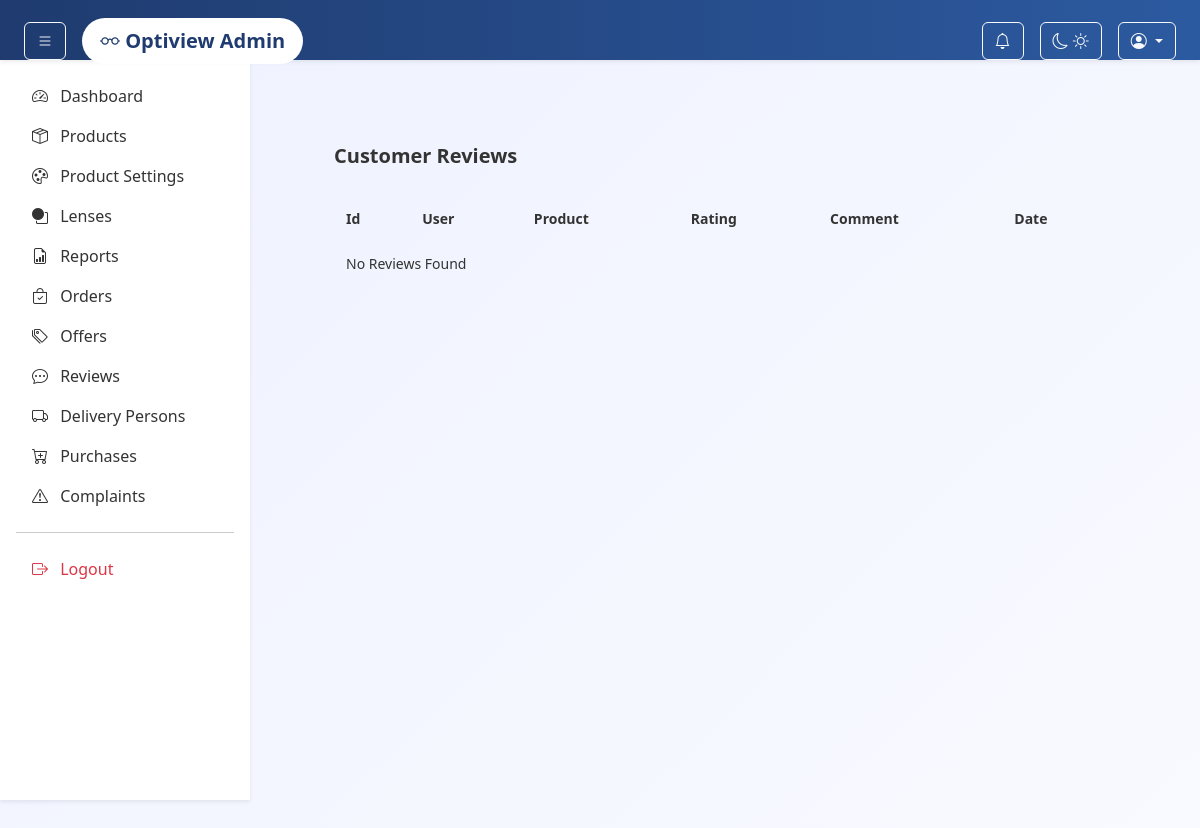
The app's page /admin-panel/reviews/, older data.
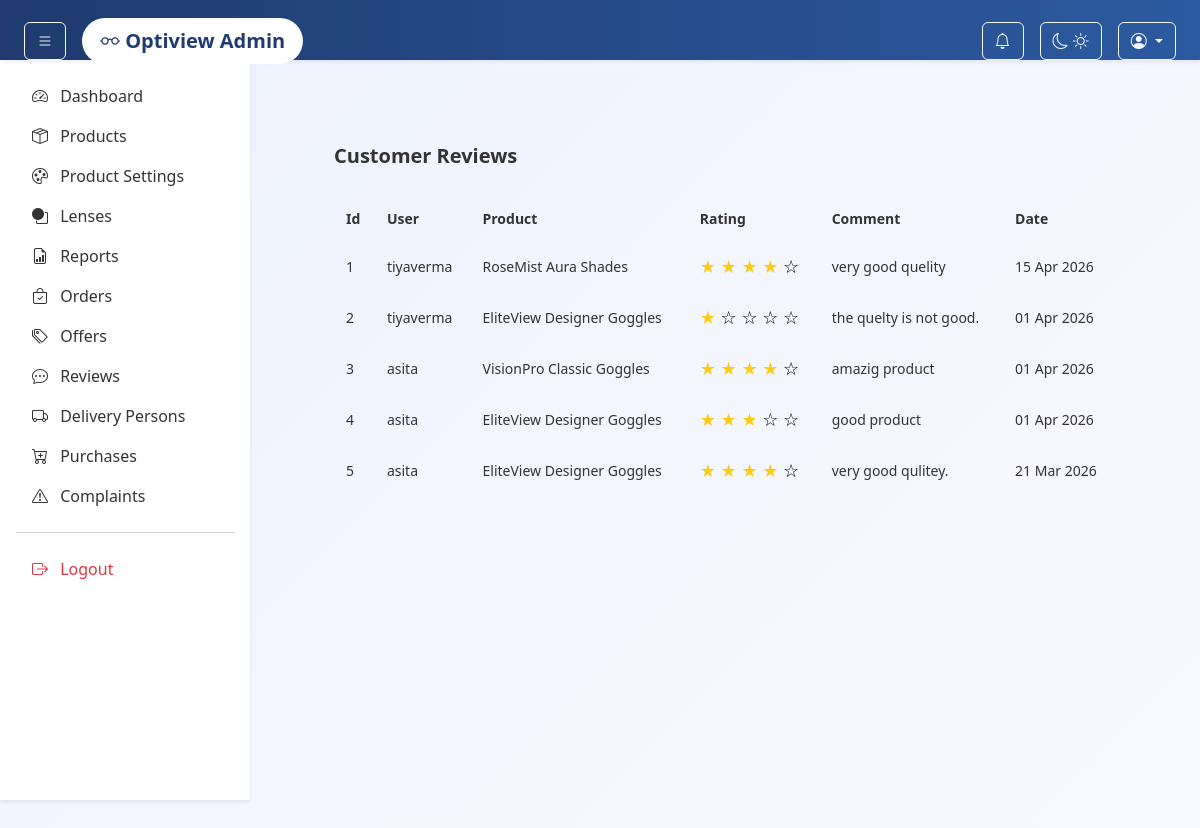
The same page, newer data.
### adminpanel/models.py (models this page shows, shortened)
class Review(models.Model):
    product = models.ForeignKey(Product, on_delete=models.CASCADE, related_name="reviews")
    user = models.ForeignKey(User, on_delete=models.CASCADE)
    rating = models.PositiveIntegerField()
    comment = models.TextField()
    created_at = models.DateTimeField(auto_now_add=True)

class Product(models.Model):
    category = models.ForeignKey(Category, on_delete=models.CASCADE)
    subcategory = models.ForeignKey(SubCategory, on_delete=models.CASCADE)
    brand = models.ForeignKey(Brand, on_delete=models.SET_NULL, null=True)
    name = models.CharField(max_length=200)
    description = models.TextField()
    material = models.ForeignKey(
    Material,
    on_delete=models.SET_NULL,
    null=True,
    blank=True
)
    price = models.DecimalField(max_digits=10, decimal_places=2)
    frame_type = models.ForeignKey(FrameType, on_delete=models.SET_NULL,blank=True, null=True)
    frame_shape = models.ForeignKey(FrameShape, on_delete=models.SET_NULL, null=True, blank=True)
    is_featured = models.BooleanField(default=False)
    is_active = models.BooleanField(default=True)
    created_at = models.DateTimeField(auto_now_add=True)
    class Meta:
        ordering = ["-created_at"]

### adminpanel/views.py (the view)
# urls.py: path("reviews/", views.review_list, name="review_list"),
def review_list(request):
    reviews = Review.objects.select_related("product", "user").order_by("-created_at")
    return render(request, "admin/review_list.html", {
        "reviews": reviews
    })

### adminpanel/context_processors.py (called while the page is built, shortened)
def notification_count(request):
    return {"notification_count": 0}

### app/context_processors.py (called while the page is built)
def cart_count(request):
    count = 0
    if request.user.is_authenticated:
        count = Cart.objects.filter(user=request.user).count()
    return {'cart_count': count}

### templates/admin/review_list.html (shortened to what this page needs)
{% extends "admin/base.html" %}
{% block content %}
<div class="reviews-container">
    <div class="reviews-card">
    <div class="reviews-header">
        <h2>Customer Reviews</h2>
    </div>
    <table class="reviews-table">
        <thead>
            <tr>
                <th>Id</th>
                <th>User</th>
                <th>Product</th>
                <th>Rating</th>
                <th>Comment</th>
                <th>Date</th>
            </tr>
        </thead>
        <tbody>
            {% for review in reviews %}
            <tr>
                <td>{{ forloop.counter }}</td>
                <td>{{ review.user.username }}</td>
                <td>{{ review.product.name }}</td>
                <td>
                    <div class="review-stars">
                        {% for i in "12345" %}
                            {% if forloop.counter <= review.rating %}
                                <span class="star filled">★</span>
                            {% else %}
                                <span class="star">☆</span>
                            {% endif %}
                        {% endfor %}
                    </div>
                </td>
                <td>{{ review.comment }}</td>
                <td>{{ review.created_at|date:"d M Y" }}</td>
            </tr>
            {% empty %}
            <tr>
                <td colspan="6" class="no-data">
                    No Reviews Found
                </td>
            </tr>
            {% endfor %}
        </tbody>
    </table>
</div>
</div>
{% endblock %}

Row changes from the older to the newer data that the page shows:
added Review: user.username "tiyaverma", product.name "RoseMist Aura Shades", rating 4 (drawn), comment "very good quelity", created_at "15 Apr 2026"
added Review: user.username "tiyaverma", product.name "EliteView Designer Goggles", rating 1 (drawn), comment "the quelty is not good.", created_at "01 Apr 2026"
added Review: user.username "asita", product.name "VisionPro Classic Goggles", rating 4 (drawn), comment "amazig product", created_at "01 Apr 2026"
added Review: user.username "asita", product.name "EliteView Designer Goggles", rating 3 (drawn), comment "good product", created_at "01 Apr 2026"
added Review: user.username "asita", product.name "EliteView Designer Goggles", rating 4 (drawn), comment "very good qulitey.", created_at "21 Mar 2026"
Text that changed along with them:
text no longer shown: "No Reviews Found"
